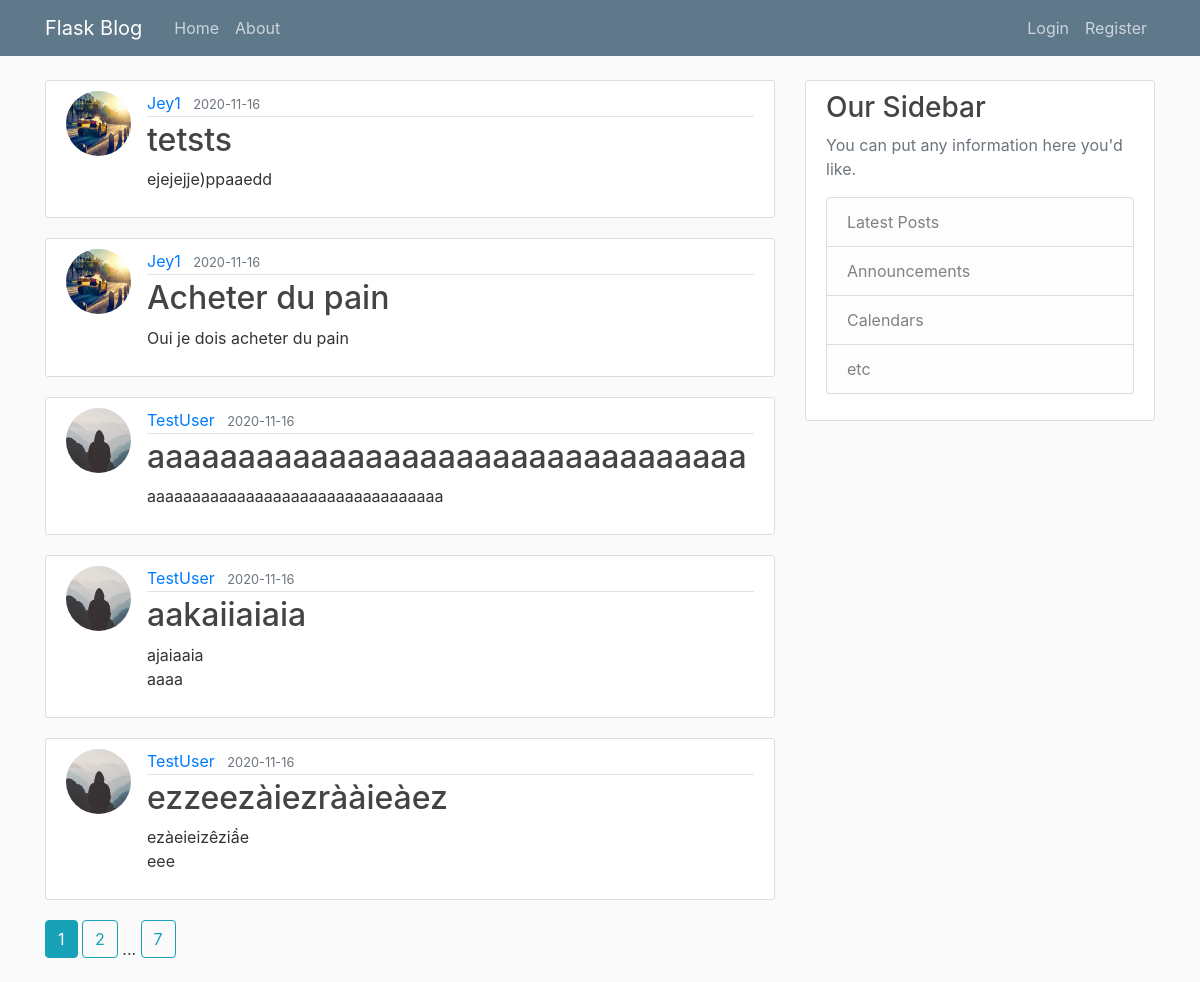
The page /home on the database its author committed.
### flaskblog/models.py (models this page shows, shortened)
class Post(db.Model):
    id = db.Column(db.Integer, primary_key=True)
    title = db.Column(db.String(100), nullable=False)
    date_posted = db.Column(db.DateTime, nullable=False,
                            default=datetime.utcnow)
    content = db.Column(db.Text, nullable=False)
    user_id = db.Column(db.Integer, db.ForeignKey('user.id'), nullable=False)

class User(db.Model, UserMixin):
    id = db.Column(db.Integer, primary_key=True)
    username = db.Column(db.String(20), unique=True, nullable=False)
    email = db.Column(db.String(120), unique=True, nullable=False)
    image_file = db.Column(db.String(20), nullable=False,
                           default='default.jpg')
    password = db.Column(db.String(60), nullable=False)
    posts = db.relationship('Post', backref='author', lazy=True)

### flaskblog/main/routes.py (the view)
@main.route("/")
@main.route("/home")
def home():
    page = request.args.get('page', 1, type=int)
    posts = Post.query.order_by(Post.date_posted.desc()).paginate(page=page, per_page=5)
    return render_template('home.html', posts=posts)

### flaskblog/templates/home.html
{% extends 'layout.html' %}
{% block content %}
  {% for post in posts.items %}
  <article class="media content-section">
    <img class='rounded-circle article-img' src='{{url_for('static', filename="profile_pics/"+post.author.image_file )}}' />
    <div class="media-body">
      <div class="article-metadata">
        <a class="mr-2" href="{{ url_for('users.user_posts', username=post.author.username)}}">{{ post.author.username }}</a>
        <small class="text-muted">{{ post.date_posted.strftime('%Y-%m-%d') }}</small>
      </div>
      <h2><a class="article-title" href="{{url_for('posts.post', post_id=post.id)}}">{{ post.title }}</a></h2>
      <p class="article-content">{{ post.content }}</p>
    </div>
  </article>
  {% endfor %}
  {% for page_num in posts.iter_pages(left_edge=1, right_edge=1, left_current=1, right_current=2) %}
    {% if page_num %}
      {% if posts.page == page_num %}
        <a class="btn btn-info mb-4" href='{{url_for("main.home", page=page_num)}}'>{{page_num}}</a>
      {% else %}
       <a class="btn btn-outline-info mb-4" href='{{url_for("main.home", page=page_num)}}'>{{page_num}}</a>
      {% endif %}
    {% else %}
      ...
    {% endif %}
  {% endfor %}
{% endblock content %}

### flaskblog/templates/layout.html (shortened to what this page needs)
<!DOCTYPE html>
<html lang="en">
<head>
  <link rel="stylesheet" href="https://cdn.jsdelivr.net/npm/bootstrap@4.5.3/dist/css/bootstrap.min.css">
  <link rel="stylesheet" href="{{ url_for('static', filename='main.css')}}">
</head>
<body>
  <header class="site-header">
    <nav class="navbar navbar-expand-md navbar-dark bg-steel fixed-top">
      <div class="container">
        <a class="navbar-brand mr-4" href="/">Flask Blog</a>
        <div class="collapse navbar-collapse" id="navbarToggle">
          <div class="navbar-nav mr-auto">
            <a class="nav-item nav-link" href="{{url_for('main.home')}}">Home</a>
            <a class="nav-item nav-link" href="{{url_for('main.about')}}">About</a>
          </div>
          <div class="navbar-nav">
            {% if current_user.is_authenticated %}
            <a class="nav-item nav-link" href="{{url_for('posts.new_post')}}">New Post</a>
            <a class="nav-item nav-link" href="{{url_for('users.account')}}">Account</a>
            <a class="nav-item nav-link" href="{{url_for('users.logout')}}">Logout</a>
            {% else%}
              <a class="nav-item nav-link" href="{{url_for('users.login')}}">Login</a>
              <a class="nav-item nav-link" href="{{url_for('users.register')}}">Register</a>
            {% endif %}
          </div>
        </div>
      </div>
    </nav>
  </header>
  <main role="main" class="container">
    <div class="row">
      <div class="col-md-8">
        {% block content %}{% endblock %}
      </div>
      <div class="col-md-4">
        <div class="content-section">
          <h3>Our Sidebar</h3>
          <p class='text-muted'>You can put any information here you'd like.
            <ul class="list-group">
              <li class="list-group-item list-group-item-light">Latest Posts</li>
              <li class="list-group-item list-group-item-light">Announcements</li>
              <li class="list-group-item list-group-item-light">Calendars</li>
              <li class="list-group-item list-group-item-light">etc</li>
            </ul>
          </p>
        </div>
      </div>
    </div>
  </main>
</body>
</html>

### flaskblog/static/main.css (style rules this page uses)
body { background: #fafafa; color: #333333; margin-top: 5rem; }
h1, h2, h3, h4, h5, h6 { color: #444444; }
.bg-steel { background-color: #5f788a; }
.site-header .navbar-nav .nav-link { color: #cbd5db; }
.content-section { background: #ffffff; padding: 10px 20px; border: 1px solid #dddddd; border-radius: 3px; margin-bottom: 20px; }
.article-title { color: #444444; }
.article-content { white-space: pre-line; }
.article-img { height: 65px; width: 65px; margin-right: 16px; }
.article-metadata { padding-bottom: 1px; margin-bottom: 4px; border-bottom: 1px solid #e3e3e3; }

### rows shown on the page
Post: image_file (picture), author.username "Jey1", date_posted "2020-11-16", title "tetsts", content "ejejejje)ppaaedd"
Post: image_file (picture), author.username "Jey1", date_posted "2020-11-16", title "Acheter du pain", content "Oui je dois acheter du pain"
Post: image_file (placeholder picture), author.username "TestUser", date_posted "2020-11-16", title "aaaaaaaaaaaaaaaaaaaaaaaaaaaaaaaaa", content "aaaaaaaaaaaaaaaaaaaaaaaaaaaaaaaaa"
Post: image_file (placeholder picture), author.username "TestUser", date_posted "2020-11-16", title "aakaiiaiaia", content "ajaiaaia aaaa"
Post: image_file (placeholder picture), author.username "TestUser", date_posted "2020-11-16", title "ezzeezàiezrààieàez", content "ezàeieizêziầe eee"

### other values the page prints
{{ page_num }} "1"
{{ page_num }} "2" "7"
